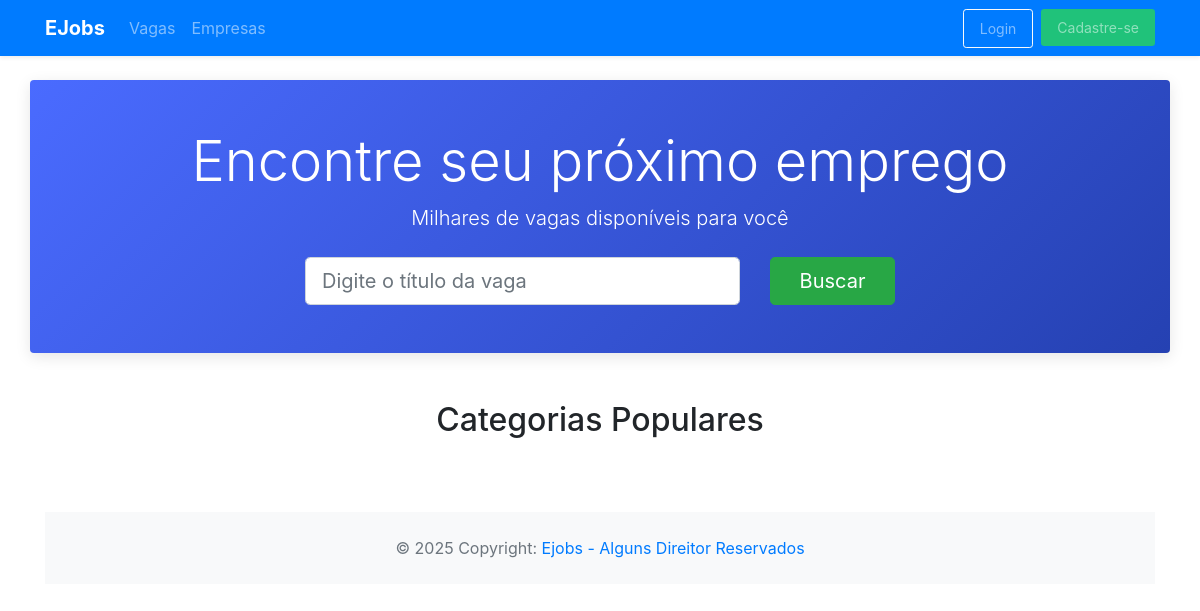
The page /app/controller/HomeController.php?action=home on the database as committed earlier.
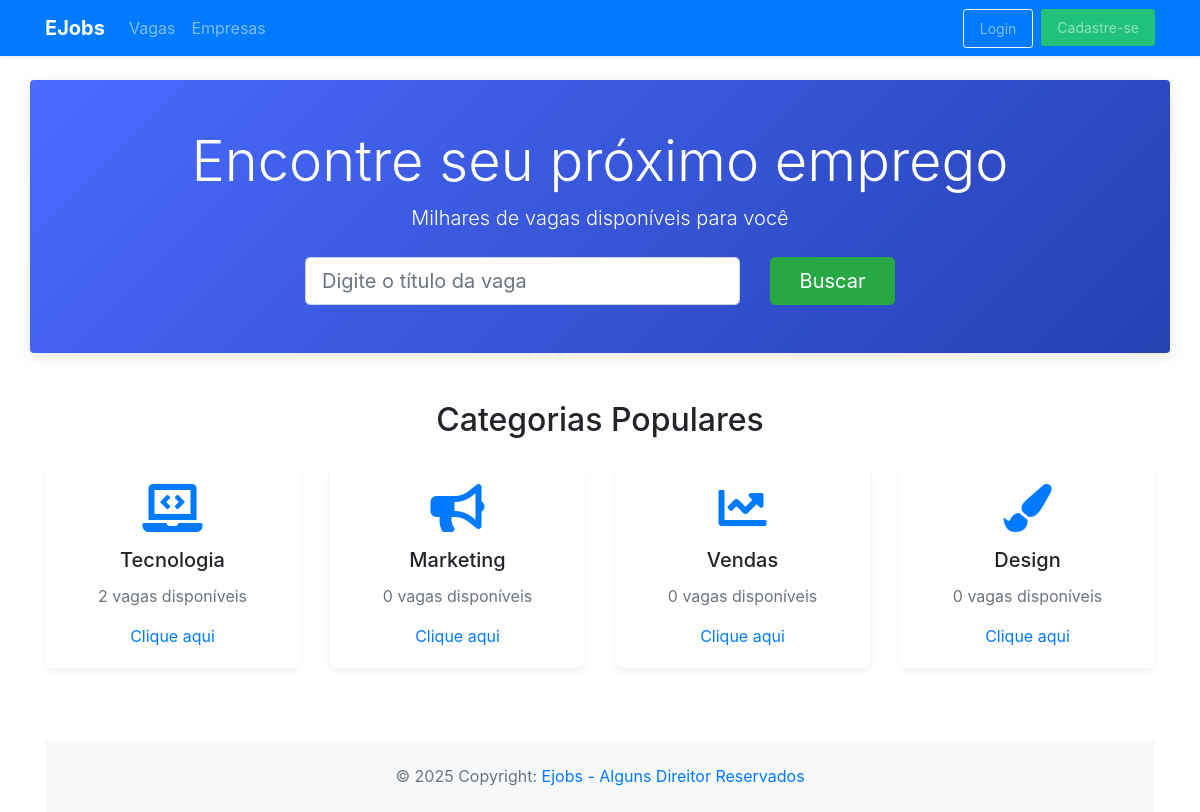
The same page on the database as committed later.
### tables this page shows
CREATE TABLE categorias (
    id INT PRIMARY KEY AUTO_INCREMENT,
    nome VARCHAR(255),
    icone VARCHAR(255)
);

### app/controller/HomeController.php (called while the page is built, shortened)
<?php
require_once(__DIR__ . "/Controller.php");
require_once(__DIR__ . "/../dao/CategoriaDAO.php");
class HomeController extends Controller {
    private CategoriaDAO $categoriaDao;
    public function __construct() {
        $this->categoriaDao = new CategoriaDAO();
        $this->handleAction();
    }
    public function home() {
        $dados = [];
        $dados["categorias"] = $this->categoriaDao->list();
        $this->loadView("home/home.php", $dados);
    }
}
new HomeController();

### app/model/Categoria.php (called while the page is built)
<?php
class Categoria {
    private ?int $id;
    private ?string $nome;
    private ?string $icone;
    private ?int $total_vagas;
    public function getId(): ?int
    {
        return $this->id;
    }
    public function setId(?int $id): self
    {
        $this->id = $id;
        return $this;
    }
    public function getNome(): ?string
    {
        return $this->nome;
    }
    public function setNome(?string $nome): self
    {
        $this->nome = $nome;
        return $this;
    }
    public function getIcone(): ?string
    {
        return $this->icone;
    }
    public function setIcone(?string $icone): self
    {
        $this->icone = $icone;
        return $this;
    }
    public function getTotalVagas(): ?int
    {
        return $this->total_vagas;
    }
    public function setTotalVagas(?int $total_vagas): self
    {
        $this->total_vagas = $total_vagas;
        return $this;
    }
}

### app/dao/CategoriaDAO.php (called while the page is built, shortened)
<?php
include_once(__DIR__ . "/../model/Categoria.php");
class CategoriaDAO {
    public function list() {
        $conn = Connection::getConn();
        $sql = "SELECT c.id, c.nome, c.icone, COUNT(v.id) AS total_vagas
                FROM categorias c
                LEFT JOIN vaga v ON v.categoria_id = c.id AND v.status = 'Ativo'
                GROUP BY c.id, c.nome, c.icone
                ORDER BY total_vagas DESC LIMIT 4";
        $stm = $conn->prepare($sql);
        $stm->execute();
        $result = $stm->fetchAll();
        return $this->mapCategoria($result);
    }
    private function mapCategoria($result) {
        $categorias = array();
        foreach ($result as $dado) {
            $categoria = new Categoria();
            $categoria->setId($dado['id']);
            $categoria->setNome($dado['nome']);
            $categoria->setIcone($dado['icone']);
            $categoria->setTotalVagas($dado['total_vagas'] ?? 0);
            array_push($categorias, $categoria);
        }
        return $categorias;
    }
}

### app/view/home/home.php (the view, shortened to what this page needs)
<?php
require_once(__DIR__ . "/../include/header.php");
require_once(__DIR__ . "/../include/menu.php");
?>
<link rel="stylesheet" href="<?= BASEURL ?>/view/home/home.css">
<link rel="stylesheet" href="<?= BASEURL ?>/view/include/header.css">
<div class="container">
    <div class="row mt-4 mb-5">
        <div class="col-12 text-center py-5 bg-primary text-white rounded banner">
            <h1 class="display-4">Encontre seu próximo emprego</h1>
            <p class="lead">Milhares de vagas disponíveis para você</p>
            <form class="mt-4 job-search-form" method="GET" action="<?= BASEURL ?>/controller/VagaController.php">
                <div class="row justify-content-center">
                    <div class="col-md-6">
                        <input type="text" name="search" class="form-control form-control-lg"
                            placeholder="Digite o título da vaga"
                            value="<?= isset($_GET['search']) ? htmlspecialchars($_GET['search']) : '' ?>"
                            required>
                    </div>
                    <div class="col-md-2">
                        <button type="submit" class="btn btn-success btn-lg btn-block">Buscar</button>
                    </div>
                </div>
            </form>
        </div>
    </div>
    <div class="row mb-5">
        <div class="col-12">
            <h2 class="text-center mb-4">Categorias Populares</h2>
        </div>
        <?php
        foreach($dados['categorias'] as $categoria){
        ?>
            <div class="col-md-3 mb-4">
                <div class="card text-center category-card">
                    <div class="card-body">
                        <i class="fas <?= $categoria->getIcone() ?> fa-3x mb-3 text-primary"></i>
                        <h5 class="card-title"><?= $categoria->getNome() ?></h5>
                        <p class="card-text text-muted"><?= $categoria->getTotalVagas() ?> vagas disponíveis</p>
                        <a href="<?= BASEURL ?>/controller/VagaController.php?action=listPublic&idCategoria=<?= $categoria->getId() ?>"
                                class="stretched-link">Clique aqui</a>
                    </div>
                </div>
            </div>
        <?php
        }
        ?>
    </div>
    <?php
    require_once(__DIR__ . "/../include/footer.php");
    ?>

### app/controller/Controller.php (shortened to what this page needs)
<?php
class Controller {
    protected function handleAction() {
        $action = NULL;
        if(isset($_GET['action']))
            $action = $_GET['action'];
        $this->callAction($action);
    }
    protected function callAction($methodName) {
        if($methodName && method_exists($this, $methodName))
            $this->$methodName();
        else {
            echo "Ação não encontrada no controller.<br>";
            echo "Verifique com o administrador do sistema.";
        }
    }
    protected function loadView(string $path, array $dados, string $msgErro = "", string $msgSucesso = "") {
        $caminho = __DIR__ . "/../view/" . $path;
        if(file_exists($caminho)) {
            require $caminho;
        } else {
            echo "Erro ao carrega a view solicitada<br>";
            echo "Caminho: " . $caminho;
        }
    }
}

### app/view/include/header.php (shortened to what this page needs)
<link rel="stylesheet" href="https://cdnjs.cloudflare.com/ajax/libs/font-awesome/5.15.4/css/all.min.css">
<!DOCTYPE html>
<html lang="pt">
<head>
    <link rel="stylesheet" href="https://stackpath.bootstrapcdn.com/bootstrap/4.1.3/css/bootstrap.min.css">
</head>
<body>

### app/view/include/menu.php (shortened to what this page needs)
<?php
$nome = "(Sessão expirada)";
$logado = isset($_SESSION[SESSAO_USUARIO_ID]);
?>
<nav class="navbar navbar-expand-lg navbar-dark bg-primary shadow-sm">
    <div class="container">
        <a class="navbar-brand" href="<?= HOME_PAGE ?>">
            <strong>EJobs</strong>
        </a>
        <div class="collapse navbar-collapse" id="conteudoNavbarSuportado">
            <ul class="navbar-nav mr-auto">
                <li class="nav-item">
                    <a class="nav-link" href="<?= BASEURL . '/controller/VagaController.php?action=listPublic' ?>">Vagas</a>
                </li>
                <li class="nav-item">
                    <a class="nav-link" href="#">Empresas</a>
                </li>
            </ul>
            <ul class="navbar-nav ml-auto">
                <?php if ($logado): ?>
                    <li class="nav-item dropdown">
                        <a class="nav-link dropdown-toggle" href="#" id="userDropdown"
                            role="button" data-toggle="dropdown" aria-haspopup="true"
                            aria-expanded="false">
                            <?php if ($papel == 3): ?>
                                <i class="fas fa-building mr-1"></i>
                            <?php else: ?>
                                <i class="fas fa-user-circle mr-1"></i>
                            <?php endif; ?>
                            <?= $nome ?>
                        </a>
                        <div class="dropdown-menu dropdown-menu-right" aria-labelledby="userDropdown">
                            <a class="dropdown-item" href="#">Meu Perfil</a>
                            <?php if ($papel == 1): ?>
                                <a class="dropdown-item" href="<?= BASEURL ?>/controller/VagaController.php?action=minhasCandidaturas">Minhas Candidaturas</a>
                            <?php elseif ($papel == 2): ?>
                                <a class="dropdown-item" href="<?= BASEURL ?>/controller/VagaController.php?action=list">Cargos</a>
                            <?php elseif ($papel == 3): ?>
                                    <a class="dropdown-item" href="<?= BASEURL ?>/controller/VagaController.php?action=list">Minhas Vagas</a>
                            <?php else: ?>
                                <a class="dropdown-item" href="<?= BASEURL ?>/controller/CargoController.php?action=list">Cargos</a>
                            <?php endif; ?>
                            <div class="dropdown-divider"></div>
                            <a class="dropdown-item" href="<?= LOGOUT_PAGE ?>">Sair</a>
                        </div>
                    </li>
                <?php else: ?>
                    <li class="nav-item">
                        <a class="nav-link btn btn-outline-light btn-sm mr-2 px-3" href="<?= BASEURL ?>/controller/LoginController.php?action=login">Login</a>
                    </li>
                    <li class="nav-item">
                         <a class="nav-link btn btn-cadastro btn-sm px-3" href="<?= BASEURL ?>/controller/CadastroController.php?action=create">Cadastre-se</a>
                    </li>
                <?php endif; ?>
            </ul>
        </div>
    </div>
</nav>

### app/view/include/footer.php (shortened to what this page needs)
<footer class="text-center text-lg-start bg-light text-muted" style="margin-top: 10px;">
    <div class="text-center p-4">
        © 2025 Copyright:
        <a class="text-reset fw-bold" href="/" target="blank"> Ejobs - Alguns Direitor Reservados</a>
    </div>
</footer>
</body>
</html>

### app/view/home/home.css (style rules this page uses)
.banner { background: linear-gradient(135deg, #4a6bff 0%, #2541b2 100%); padding: 60px 0; border-radius: 8px; box-shadow: 0 4px 15px rgba(0, 0, 0, 0.1); }
.job-search-form { max-width: 900px; margin: 0 auto; }
.category-card { transition: all 0.3s ease; border: none; border-radius: 8px; box-shadow: 0 4px 8px rgba(0, 0, 0, 0.05); height: 100%; }

### app/view/include/header.css (style rules this page uses)
.btn-cadastro { background-color: #20c27a; color: white; border: none; }

Rows that differ between the two databases and show on the page:
added categorias: nome "Tecnologia", TotalVagas "2"
added categorias: nome "Marketing", TotalVagas "0"
added categorias: nome "Vendas", TotalVagas "0"
added categorias: nome "Design", TotalVagas "0"
